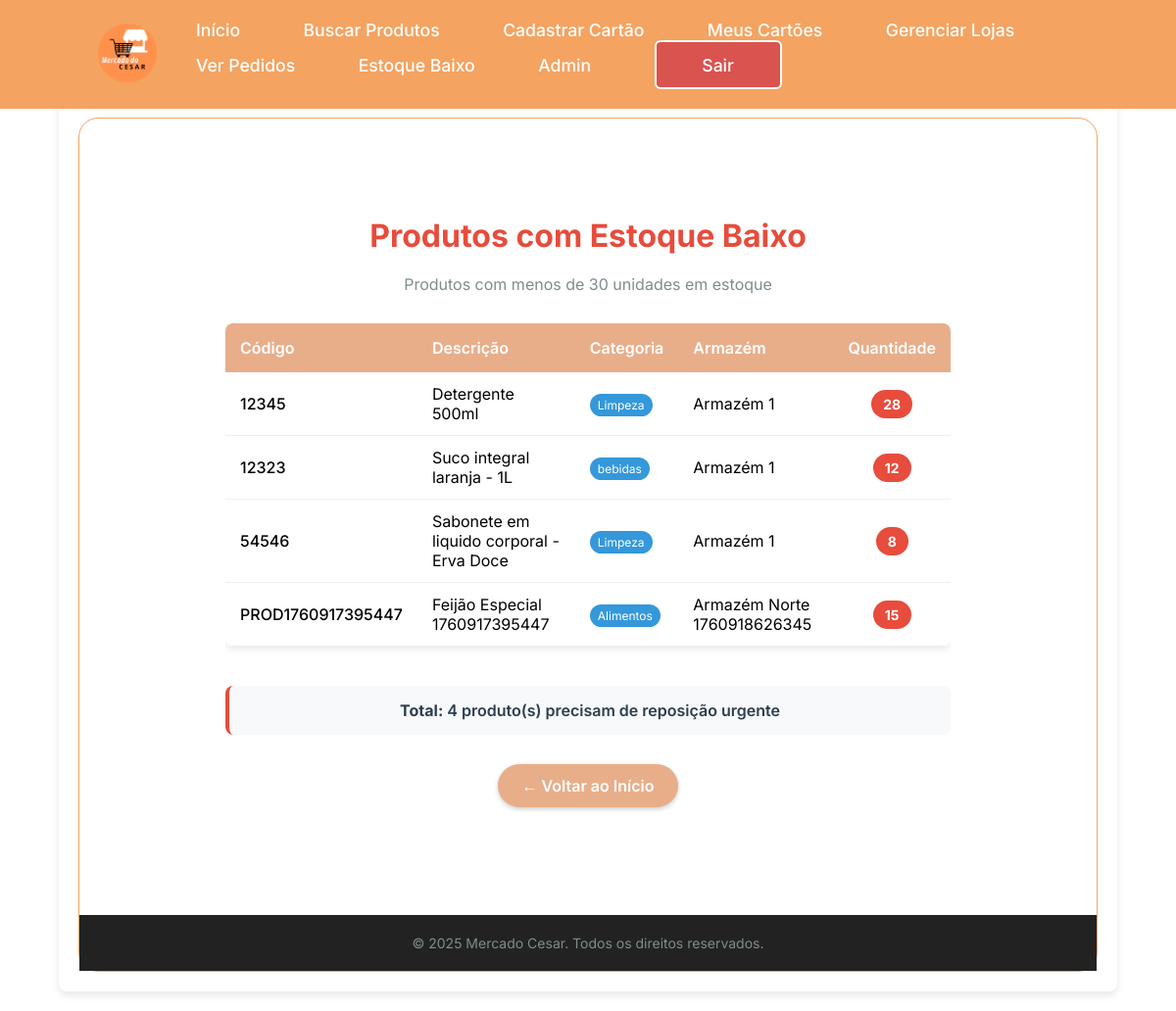
The page /estoque-baixo/ (signed in) on the database its author committed.
### mercadocesar/models.py (models this page shows, shortened)
class Estoque(models.Model):
	produto = models.ForeignKey(Produto, on_delete=models.CASCADE)
	armazem = models.ForeignKey(Armazem, on_delete=models.CASCADE)
	quantidade = models.PositiveIntegerField()
	class Meta:
		unique_together = ('produto', 'armazem')
	@staticmethod
	def abaixo_estoque_minimo(minimo=30):
		return Estoque.objects.filter(quantidade__lt=minimo)

class Produto(models.Model):
	nome = models.CharField(max_length=30, unique=True)
	codigo = models.CharField(max_length=30, unique=True)
	descricao = models.CharField(max_length=200, default="", unique=True)
	categoria = models.CharField(max_length=50)
	preco_custo = models.DecimalField(
		max_digits=10,
		decimal_places=2,
		validators=[MinValueValidator(0)]
	)
	preco = models.DecimalField(
		max_digits=10,
		decimal_places=2,
		validators=[MinValueValidator(0)]
	)
	unidade_medida = models.CharField(max_length=20)
	class Meta:
		constraints = [
			CheckConstraint(check=~Q(codigo=""), name='codigo_nao_vazio'),
   			CheckConstraint(check=~Q(descricao=""), name='descricao_nao_vazia'),
			CheckConstraint(check=~Q(categoria=""), name='categoria_nao_vazia'),
			CheckConstraint(check=~Q(unidade_medida=""), name='unidade_medida_nao_vazia'),
		]

class Armazem(models.Model):
	nome = models.CharField(max_length=100)
	endereco = models.CharField(max_length=200, blank=True)
	class Meta:
		verbose_name_plural = "Armazéns"

### mercadocesar/views.py (the view)
# urls.py: path('estoque-baixo/', estoque_baixo, name='estoque_baixo'),
@user_passes_test(lambda u: u.is_staff)
def estoque_baixo(request):
    estoques = Estoque.abaixo_estoque_minimo()
    return render(request, 'estoque_baixo.html', {'estoques': estoques})

### mercadocesar/templates/estoque_baixo.html
{% extends 'base.html' %}
{% load static %}
{% block content %}
<main class="regis">
    <div class="caixa" style="max-width: 900px; margin: 20px auto;">
        <h2 style="text-align: center; color: #e74c3c; margin-bottom: 20px;">
            Produtos com Estoque Baixo
        </h2>
        <p style="text-align: center; color: #7f8c8d; margin-bottom: 30px;">
            Produtos com menos de 30 unidades em estoque
        </p>
        {% if estoques %}
            <div style="overflow-x: auto;">
                <table style="width: 100%; border-collapse: collapse; margin-bottom: 20px; background: white; border-radius: 8px; overflow: hidden; box-shadow: 0 2px 10px rgba(0,0,0,0.1);">
                    <thead style="background-color: #e8ae8a; color: white;">
                        <tr>
                            <th style="padding: 15px; text-align: left; font-weight: 600;">Código</th>
                            <th style="padding: 15px; text-align: left; font-weight: 600;">Descrição</th>
                            <th style="padding: 15px; text-align: left; font-weight: 600;">Categoria</th>
                            <th style="padding: 15px; text-align: left; font-weight: 600;">Armazém</th>
                            <th style="padding: 15px; text-align: center; font-weight: 600;">Quantidade</th>
                        </tr>
                    </thead>
                    <tbody>
                        {% for estoque in estoques %}
                        <tr style="border-bottom: 1px solid #ecf0f1; transition: background-color 0.3s;"
                            onmouseover="this.style.backgroundColor='#f8f9fa'"
                            onmouseout="this.style.backgroundColor='white'">
                            <td style="padding: 12px 15px; font-weight: 500;">{{ estoque.produto.codigo }}</td>
                            <td style="padding: 12px 15px;">{{ estoque.produto.descricao }}</td>
                            <td style="padding: 12px 15px;">
                                <span style="background-color: #3498db; color: white; padding: 4px 8px; border-radius: 12px; font-size: 12px;">
                                    {{ estoque.produto.categoria }}
                                </span>
                            </td>
                            <td style="padding: 12px 15px;">{{ estoque.armazem.nome }}</td>
                            <td style="padding: 12px 15px; text-align: center;">
                                <span style="background-color: #e74c3c; color: white; padding: 6px 12px; border-radius: 20px; font-weight: bold; font-size: 14px;">
                                    {{ estoque.quantidade }}
                                </span>
                            </td>
                        </tr>
                        {% endfor %}
                    </tbody>
                </table>
            </div>
            <div style="background: #f8f9fa; padding: 15px; border-radius: 8px; text-align: center; margin-top: 20px; border-left: 4px solid #e74c3c;">
                <p style="margin: 0; font-weight: 600; color: #2c3e50;">
                    <strong>Total:</strong> {{ estoques|length }} produto(s) precisam de reposição urgente
                </p>
            </div>
        {% else %}
            <div style="text-align: center; padding: 40px; background: #d4edda; border: 1px solid #c3e6cb; border-radius: 8px; color: #155724;">
                <h3 style="margin: 0 0 10px 0; color: #155724;">Estoque Adequado!</h3>
                <p style="margin: 0; font-size: 16px;">Todos os produtos estão com estoque adequado.</p>
            </div>
        {% endif %}
        <div style="text-align: center; margin-top: 30px;">
            <a href="{% url 'home' %}"
               style="display: inline-block; background: #e8ae8a; color: white; padding: 12px 25px; text-decoration: none; border-radius: 25px; font-weight: 600; transition: all 0.3s; box-shadow: 0 2px 5px rgba(0,0,0,0.2);"
               onmouseover="this.style.backgroundColor='#d4956f'; this.style.transform='translateY(-2px)'"
               onmouseout="this.style.backgroundColor='#e8ae8a'; this.style.transform='translateY(0)'">
                ← Voltar ao Início
            </a>
        </div>
    </div>
    <footer style="text-align: center; margin-top: 30px; padding: 20px; color: #7f8c8d; font-size: 14px;">
        &copy; 2025 Mercado Cesar. Todos os direitos reservados.
    </footer>
</main>
{% endblock %}

### mercadocesar/static/css/testelogin.css (style rules this page uses)
* { margin: 0; padding: 0; box-sizing: border-box; font-family:verdana; }
body { background-color:white; display:flex; flex-direction: column; justify-content:center; align-items:center; min-height: 100vh; margin: 0px; }
.regis { position: relative; background: transparent; border: 1px solid #f4a361; border-radius: 20px; justify-content: center; align-items: center; }
.regis .caixa { padding: 80px; min-height: 30%; }
.caixa h2 { font-size: 2em; color: #f4a361; text-align: center; }
html { scroll-behavior: smooth; }
footer { position: relative; margin-top: 10px; padding: 10px; color: white; background-color: #222; }

### mercadocesar/static/css/buscar_itens.css (style rules this page uses)
* { margin: 0; padding: 0; box-sizing: border-box; font-family: "Inter", sans-serif;; }
html { scroll-behavior: smooth; }
body { min-height: 100vh; background-color: white; }

### rows shown on the page
Estoque: produto.codigo "12345", produto.descricao "Detergente 500ml", produto.categoria "Limpeza", armazem.nome "Armazém 1", quantidade "28"
Estoque: produto.codigo "12323", produto.descricao "Suco integral laranja - 1L", produto.categoria "bebidas", armazem.nome "Armazém 1", quantidade "12"
Estoque: produto.codigo "54546", produto.descricao "Sabonete em liquido corporal - Erva Doce", produto.categoria "Limpeza", armazem.nome "Armazém 1", quantidade "8"
Estoque: produto.codigo "PROD1760917395447", produto.descricao "Feijão Especial 1760917395447", produto.categoria "Alimentos", armazem.nome "Armazém Norte 1760918626345", quantidade "15"

### other values the page prints
{{ estoques|length }} "4"
